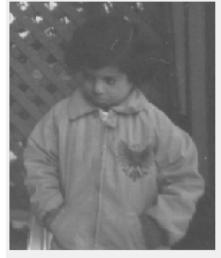
#> input picture Assignment 5/pout-dark.jpg, 221 x 258 px
$ python q1.py
#> lines starting #> are read from the running program, lines starting #| are printed output that depends on the picture
"""
    CS20B1097 HIMANSHU

    1) Do histogram equalization on pout-dark and display the same
"""

import cv2
import math
import numpy as np

def histogram_equalisation(img):
    img_arr = np.array(img)
    flatten_arr = img_arr.flatten()
    total_pixels = len(flatten_arr)

    pr = [0] * 256
    for i in range(256):
        pr[i] = np.count_nonzero(flatten_arr==i)/total_pixels

    cr = []
    j = 0
    for i in range(len(pr)):
        j += pr[i]
        cr.append(math.floor(j * 255))

    for i in img:
        for j in range(len(i)):
            i[j] = cr[i[j]]

    return img.astype(np.uint8)


img = cv2.imread('pout-dark.jpg', 0)
#> img is the input picture: shape (258, 221); min 70, max 255, mean 123.5
print(img.shape)
#| (258, 221)

# Built-in function
equ_builtin = cv2.equalizeHist(img)
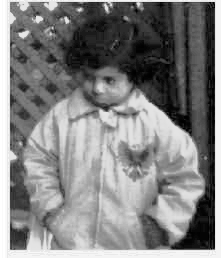
#> equ_builtin: shape (258, 221); min 0, max 255, mean 129.3

cv2.imshow('Original Image', img)
cv2.imshow('Equalised Image using built-in function', equ_builtin)

equ_user = histogram_equalisation(img)
#> in histogram_equalisation, `total_pixels = len(flatten_arr)`: total_pixels = 57018
#> after the loop in histogram_equalisation, `for i in range(256):`: pr = 256 values, max 0.0348 at index 240, min 0 at index 0, mean 0.00391
#> after the loop in histogram_equalisation, `for i in range(len(pr)):`: cr = 256 values from 0 to 255; j = 1
cv2.imshow('Eqalised Image', equ_user)
cv2.imshow('Difference of Builtin and User Defined Equalised Image', (equ_user-equ_builtin)*255)
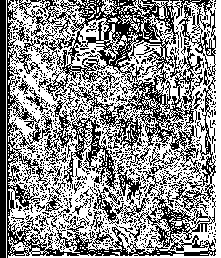
#> window 'Difference of Builtin and User': shape (258, 221); values 0 (black) and 1 (white), 56.6% white; black in thin lines or dots
cv2.waitKey(0)
cv2.destroyAllWindows()
